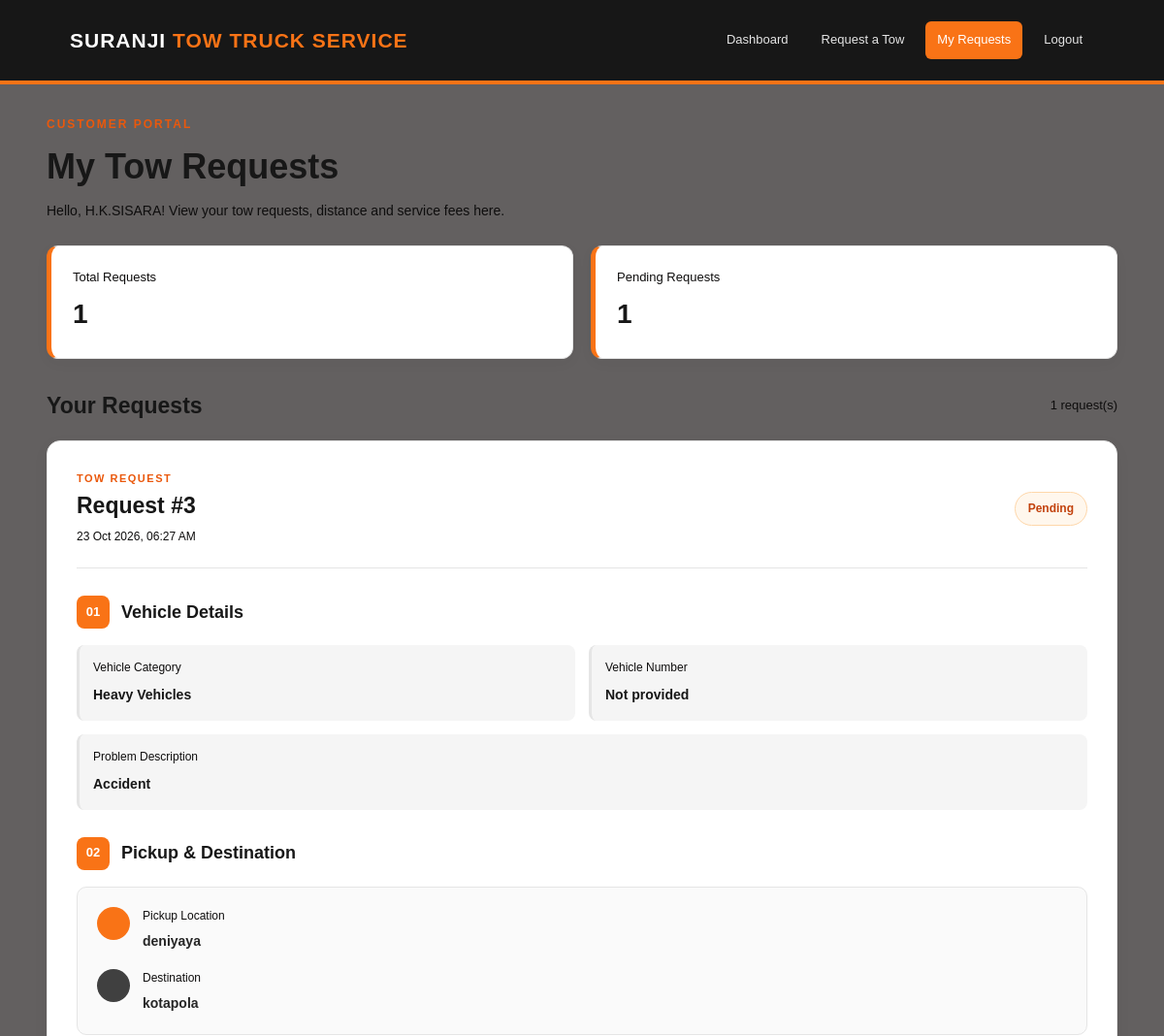
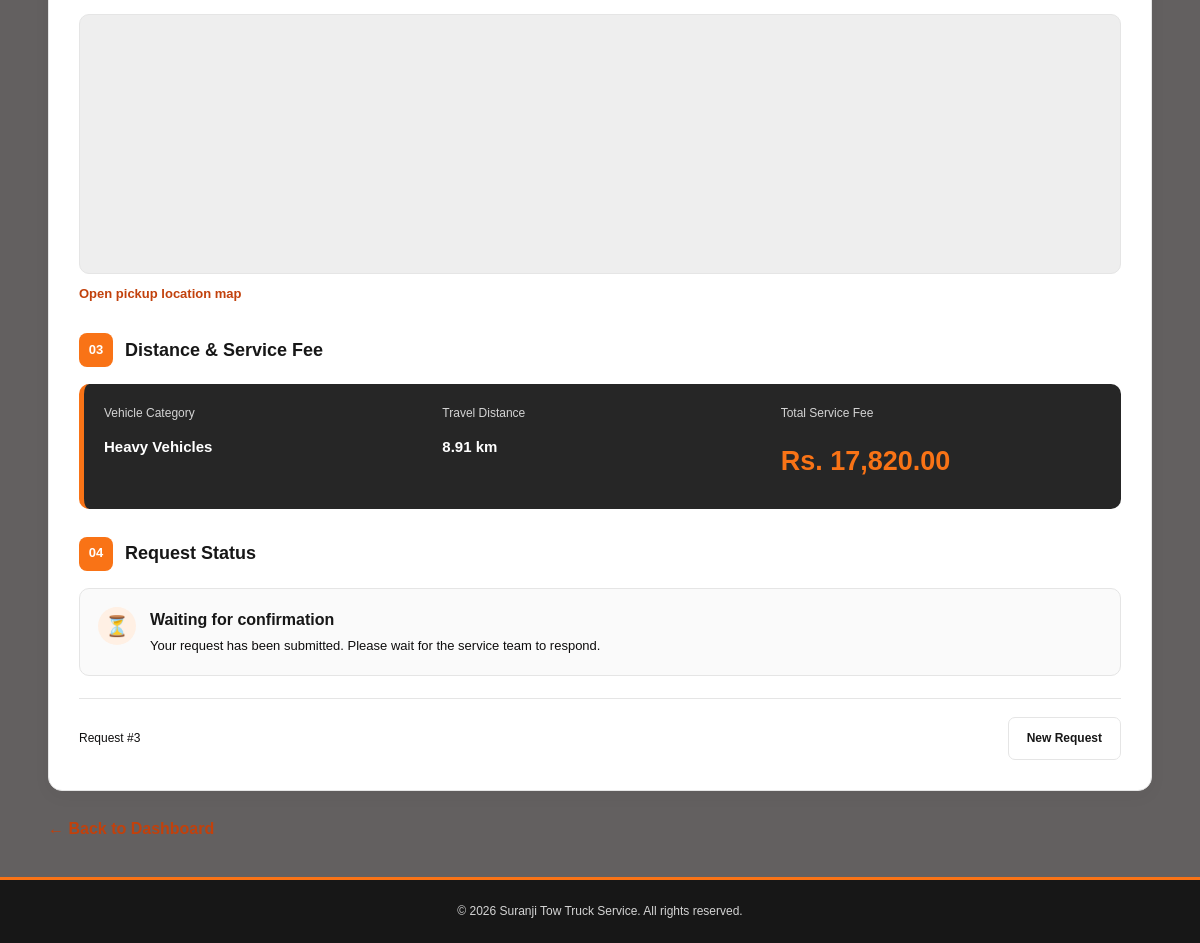
/tow_truck_system/user/my_requests.php (signed in), run on the app's committed database (2 pictures, top to bottom).
### tables this page shows
CREATE TABLE `tow_requests` (
  `request_id` int(11) NOT NULL,
  `customer_user_id` int(11) DEFAULT NULL,
  `created_by_operator_id` int(11) DEFAULT NULL,
  `customer_name` varchar(100) NOT NULL,
  `customer_phone` varchar(20) NOT NULL,
  `vehicle_type` varchar(50) NOT NULL,
  `vehicle_brand` varchar(100) DEFAULT NULL,
  `vehicle_model` varchar(100) DEFAULT NULL,
  `vehicle_registration` varchar(30) DEFAULT NULL,
  `vehicle_colour` varchar(50) DEFAULT NULL,
  `problem_description` text DEFAULT NULL,
  `pickup_location` varchar(255) NOT NULL,
  `destination` varchar(255) NOT NULL,
  `additional_details` text DEFAULT NULL,
  `status` varchar(30) NOT NULL DEFAULT 'Pending',
  `created_at` timestamp NOT NULL DEFAULT current_timestamp(),
  `distance_km` decimal(10,2) DEFAULT NULL,
  `total_fee` decimal(10,2) DEFAULT NULL
);

### tow_truck_system/user/my_requests.php (the view, shortened to what this page needs)
<?php
require_once "../db.php";
$user_id = (int) $_SESSION["user_id"];
$full_name = $_SESSION["full_name"] ?? "Customer";
$vehicle_names = [
    "heavy" => "Heavy Vehicles",
    "car_van" => "Cars & Vans",
    "motorcycle_threewheel" => "Motorcycles & Three-wheelers"
];
$status_names = [
    "Pending" => "Pending",
    "Accepted" => "Accepted",
    "Assigned" => "Assigned",
    "In Progress" => "In Progress",
    "Completed" => "Completed",
    "Cancelled" => "Cancelled"
];
$sql = "SELECT *
        FROM tow_requests
        WHERE customer_user_id = ?
        ORDER BY request_id DESC";
$stmt = $conn->prepare($sql);
$stmt->bind_param("i", $user_id);
$stmt->execute();
$result = $stmt->get_result();
$requests = [];
while ($row = $result->fetch_assoc()) {
    $requests[] = $row;
}
function e($value) {
    return htmlspecialchars((string) ($value ?? ""), ENT_QUOTES, "UTF-8");
}
function showDate($date) {
    $timestamp = strtotime($date);
    return date("d M Y, h:i A", $timestamp);
}
function getStatusClass($status) {
    $status = strtolower(trim((string) $status));
    $status = str_replace(" ", "-", $status);
    $allowed = [
        "pending",
        "accepted",
        "assigned",
        "in-progress",
        "completed",
        "cancelled"
    ];
    return in_array($status, $allowed, true)
        ? $status
        : "pending";
}
?>
<!DOCTYPE html>
<html lang="en">
<head>
    <link rel="stylesheet" href="my_requests.css?v=2">
</head>
<body>
<header class="topbar">
    <div class="brand">
        SURANJI <span>TOW TRUCK SERVICE</span>
    </div>
    <nav>
        <a href="dashboard.php">Dashboard</a>
        <a href="request.php">Request a Tow</a>
        <a href="my_requests.php" class="active">My Requests</a>
        <a href="../login/logout.php">Logout</a>
    </nav>
</header>
<main class="page-container">
    <section class="page-heading">
        <p class="small-heading">CUSTOMER PORTAL</p>
        <h1>My Tow Requests</h1>
        <p class="welcome-text">
            Hello, <?= e($full_name) ?>!
            View your tow requests, distance and service fees here.
        </p>
    </section>
    <section class="summary-card">
        <div>
            <span>Total Requests</span>
            <strong><?= count($requests) ?></strong>
        </div>
        <div>
            <span>Pending Requests</span>
            <strong>
                <?php
                $pending_count = 0;
                foreach ($requests as $item) {
                    if (
                        strtolower(trim($item["status"] ?? "pending"))
                        === "pending"
                    ) {
                        $pending_count++;
                    }
                }
                echo $pending_count;
                ?>
            </strong>
        </div>
    </section>
    <?php if (empty($requests)): ?>
        <section class="empty-state">
            <div class="empty-icon">🚚</div>
            <h2>No Tow Requests Yet</h2>
            <p>
                You have not submitted a tow request.
                Create your first request to see it here.
            </p>
            <a href="request.php" class="primary-button">
                Request a Tow Truck
            </a>
        </section>
    <?php else: ?>
        <div class="requests-heading">
            <h2>Your Requests</h2>
            <span><?= count($requests) ?> request(s)</span>
        </div>
        <?php foreach ($requests as $request): ?>
            <?php
            $request_id = $request["request_id"] ?? "";
            $type = $request["vehicle_type"] ?? "";
            $vehicle_name = $vehicle_names[$type] ?? $type;
            $distance = (
                isset($request["distance_km"]) &&
                $request["distance_km"] !== "" &&
                $request["distance_km"] !== null
            )
                ? (float) $request["distance_km"]
                : null;
            $total_fee = (
                isset($request["total_fee"]) &&
                $request["total_fee"] !== "" &&
                $request["total_fee"] !== null
            )
                ? (float) $request["total_fee"]
                : null;
            $status = $request["status"] ?? "Pending";
            $status_class = getStatusClass($status);
            $pickup = $request["pickup_location"] ?? "";
            $destination = $request["destination"] ?? "";
            $created_at = $request["created_at"] ?? "";
            $vehicle_number = $request["vehicle_number"] ?? "";
            $problem = $request["problem_description"] ?? "";
            $map_location = trim($pickup);
            $map_url = "https://www.openstreetmap.org/search?query="
                . rawurlencode($map_location);
            ?>
            <article class="request-card">
                <div class="request-header">
                    <div>
                        <p class="request-label">TOW REQUEST</p>
                        <h3>
                            Request #<?= e($request_id) ?>
                        </h3>
                        <p class="request-date">
                            <?= e(showDate($created_at)) ?>
                        </p>
                    </div>
                    <span class="status <?= e($status_class) ?>">
                        <?= e($status_names[$status] ?? $status) ?>
                    </span>
                </div>
                <div class="section-title">
                    <span>01</span>
                    <h3>Vehicle Details</h3>
                </div>
                <div class="details-grid">
                    <div class="detail-item">
                        <span>Vehicle Category</span>
                        <strong><?= e($vehicle_name) ?></strong>
                    </div>
                    <div class="detail-item">
                        <span>Vehicle Number</span>
                        <strong>
                            <?= e($vehicle_number ?: "Not provided") ?>
                        </strong>
                    </div>
                    <div class="detail-item full-width">
                        <span>Problem Description</span>
                        <strong>
                            <?= e($problem ?: "Not provided") ?>
                        </strong>
                    </div>
                </div>
                <div class="section-title">
                    <span>02</span>
                    <h3>Pickup & Destination</h3>
                </div>
                <div class="location-box">
                    <div class="location-item">
                        <span class="location-dot pickup-dot"></span>
                        <div>
                            <span class="location-label">
                                Pickup Location
                            </span>
                            <strong>
                                <?= e($pickup ?: "Not provided") ?>
                            </strong>
                        </div>
                    </div>
                    <div class="location-item">
                        <span class="location-dot destination-dot"></span>
                        <div>
                            <span class="location-label">
                                Destination
                            </span>
                            <strong>
                                <?= e($destination ?: "Not provided") ?>
                            </strong>
                        </div>
                    </div>
                </div>
                <?php if ($map_location !== ""): ?>
                    <div class="map-container">
                        <iframe
                            src="https://www.openstreetmap.org/export/embed.html?search=<?= rawurlencode($map_location) ?>"
                            loading="lazy"
                            title="Pickup location map">
                        </iframe>
                        <a
                            href="<?= e($map_url) ?>"
                            target="_blank"
                            rel="noopener noreferrer"
                            class="map-link">
                            Open pickup location map
                        </a>
                    </div>
                <?php endif; ?>
                <div class="section-title">
                    <span>03</span>
                    <h3>Distance & Service Fee</h3>
                </div>
                <div class="fee-card">
                    <div class="fee-detail">
                        <span>Vehicle Category</span>
                        <strong>
                            <?= e($vehicle_name) ?>
                        </strong>
                    </div>
                    <div class="fee-detail">
                        <span>Travel Distance</span>
                        <strong>
                            <?php if ($distance !== null): ?>
                                <?= number_format($distance, 2) ?> km
                            <?php else: ?>
                                Not available
                            <?php endif; ?>
                        </strong>
                    </div>
                    <div class="fee-detail">
                        <span>Total Service Fee</span>
                        <strong class="fee-amount">
                            <?php if ($total_fee !== null): ?>
                                Rs. <?= number_format($total_fee, 2) ?>
                            <?php else: ?>
                                Not available
                            <?php endif; ?>
                        </strong>
                    </div>
                </div>
                <div class="section-title">
                    <span>04</span>
                    <h3>Request Status</h3>
                </div>
                <div class="status-message">
                    <?php if ($status_class === "pending"): ?>
                        <span class="status-icon">⏳</span>
                        <div>
                            <strong>Waiting for confirmation</strong>
                            <p>
                                Your request has been submitted.
                                Please wait for the service team to respond.
                            </p>
                        </div>
                    <?php endif; ?>
                </div>
                <div class="request-footer">
                    <span>
                        Request #<?= e($request_id) ?>
                    </span>
                    <a href="request.php" class="secondary-button">
                        New Request
                    </a>
                </div>
            </article>
        <?php endforeach; ?>
    <?php endif; ?>
    <div class="back-area">
        <a href="dashboard.php" class="back-link">
        </a>
    </div>
</main>
<footer class="footer">
    <p>
        © <?= date("Y") ?> Suranji Tow Truck Service.
        All rights reserved.
    </p>
</footer>
</body>
</html>

### data on the page
tow_requests: request_id "3", created_at "23 Oct 2026, 06:27 AM", vehicle_type "Heavy Vehicles", vehicle_number "Not provided", problem_description "Accident", pickup_location "deniyaya", destination "kotapola", distance_km "8.91", total_fee "17,820.00", status "Waiting for confirmation", shows "Your request has been submitted. Please wait for the service team to respond."

### other printed values
$full_name "H.K.SISARA"
count($requests) "1"
$pending_count "1"
